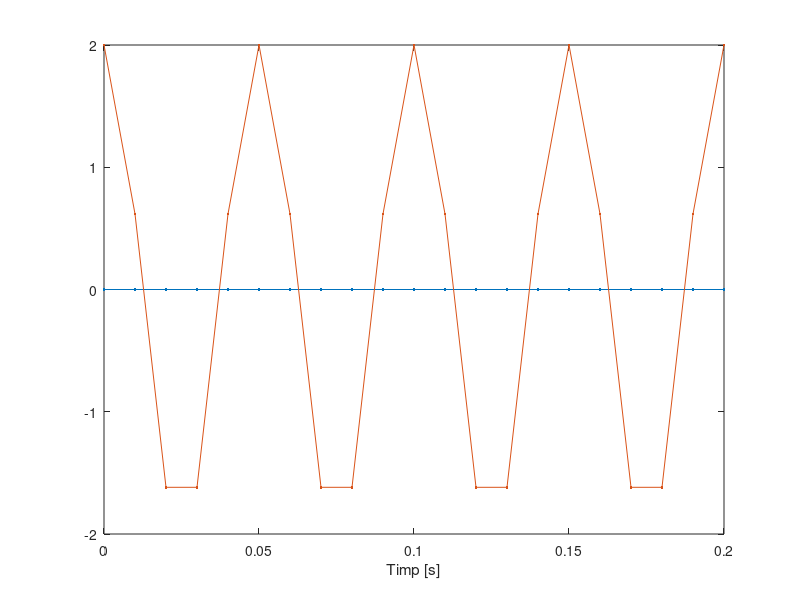

MATLAB code to generate this figure:
function[]= func51()
F = 50;
F2= 20;
t2 = 0:0.01:0.2;
s2 = 2*sin(2*pi*F*t2);
s21 = 2*cos(2*pi*F2*t2);
plot(t2,s2,'.-'),xlabel('Timp [s]'),grid
hold on
plot(t2,s21,'.-'),xlabel('Timp [s]'),grid
end